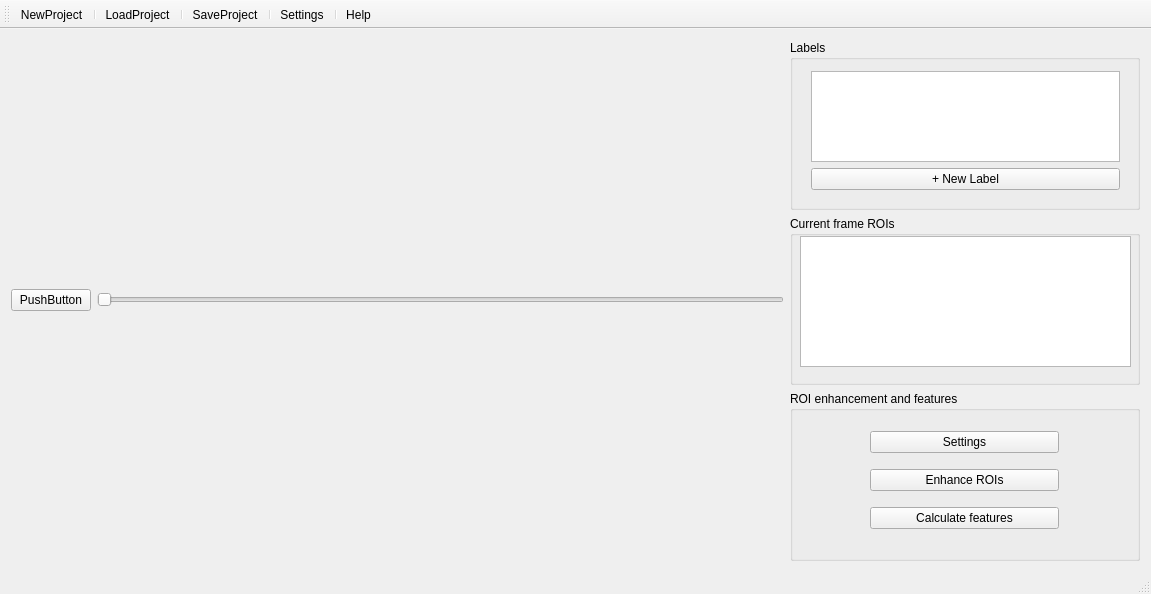
<?xml version="1.0" encoding="UTF-8"?>
<ui version="4.0">
 <class>GTGeneratorClass</class>
 <widget class="QMainWindow" name="GTGeneratorClass">
  <property name="geometry">
   <rect>
    <x>0</x>
    <y>0</y>
    <width>1151</width>
    <height>594</height>
   </rect>
  </property>
  <property name="windowTitle">
   <string>GTGenerator</string>
  </property>
  <widget class="QWidget" name="centralWidget">
   <layout class="QVBoxLayout" name="verticalLayout_3">
    <item>
     <layout class="QHBoxLayout" name="horizontalLayout">
      <item>
       <layout class="QVBoxLayout" name="tagging_layout">
        <item>
         <layout class="QHBoxLayout" name="video_layout"/>
        </item>
        <item>
         <layout class="QHBoxLayout" name="horizontalLayout_6">
          <item>
           <widget class="QPushButton" name="playVideo_button">
            <property name="text">
             <string>PushButton</string>
            </property>
           </widget>
          </item>
          <item>
           <widget class="QSlider" name="video_slider">
            <property name="orientation">
             <enum>Qt::Horizontal</enum>
            </property>
           </widget>
          </item>
         </layout>
        </item>
       </layout>
      </item>
      <item>
       <layout class="QVBoxLayout" name="verticalLayout">
        <item>
         <widget class="QGroupBox" name="labels_group">
          <property name="sizePolicy">
           <sizepolicy hsizetype="MinimumExpanding" vsizetype="Preferred">
            <horstretch>0</horstretch>
            <verstretch>0</verstretch>
           </sizepolicy>
          </property>
          <property name="minimumSize">
           <size>
            <width>300</width>
            <height>0</height>
           </size>
          </property>
          <property name="maximumSize">
           <size>
            <width>350</width>
            <height>16777215</height>
           </size>
          </property>
          <property name="title">
           <string>Labels</string>
          </property>
          <widget class="QWidget" name="verticalLayoutWidget_3">
           <property name="geometry">
            <rect>
             <x>10</x>
             <y>20</y>
             <width>331</width>
             <height>141</height>
            </rect>
           </property>
           <layout class="QVBoxLayout" name="verticalLayout_2">
            <item>
             <widget class="QListWidget" name="listWidget">
              <property name="sizePolicy">
               <sizepolicy hsizetype="Expanding" vsizetype="Expanding">
                <horstretch>0</horstretch>
                <verstretch>0</verstretch>
               </sizepolicy>
              </property>
             </widget>
            </item>
            <item>
             <widget class="QPushButton" name="pushButton">
              <property name="sizePolicy">
               <sizepolicy hsizetype="Expanding" vsizetype="Fixed">
                <horstretch>0</horstretch>
                <verstretch>0</verstretch>
               </sizepolicy>
              </property>
              <property name="text">
               <string>+ New Label</string>
              </property>
             </widget>
            </item>
           </layout>
          </widget>
         </widget>
        </item>
        <item>
         <widget class="QGroupBox" name="currentROI_group">
          <property name="sizePolicy">
           <sizepolicy hsizetype="Fixed" vsizetype="Preferred">
            <horstretch>0</horstretch>
            <verstretch>0</verstretch>
           </sizepolicy>
          </property>
          <property name="minimumSize">
           <size>
            <width>300</width>
            <height>0</height>
           </size>
          </property>
          <property name="maximumSize">
           <size>
            <width>350</width>
            <height>16777215</height>
           </size>
          </property>
          <property name="title">
           <string>Current frame ROIs</string>
          </property>
          <widget class="QTableWidget" name="tableWidget">
           <property name="geometry">
            <rect>
             <x>10</x>
             <y>20</y>
             <width>331</width>
             <height>131</height>
            </rect>
           </property>
          </widget>
         </widget>
        </item>
        <item>
         <widget class="QGroupBox" name="ROIenhance_group">
          <property name="sizePolicy">
           <sizepolicy hsizetype="Fixed" vsizetype="Preferred">
            <horstretch>0</horstretch>
            <verstretch>0</verstretch>
           </sizepolicy>
          </property>
          <property name="minimumSize">
           <size>
            <width>300</width>
            <height>0</height>
           </size>
          </property>
          <property name="maximumSize">
           <size>
            <width>350</width>
            <height>16777215</height>
           </size>
          </property>
          <property name="title">
           <string>ROI enhancement and features</string>
          </property>
          <widget class="QWidget" name="verticalLayoutWidget_4">
           <property name="geometry">
            <rect>
             <x>9</x>
             <y>19</y>
             <width>331</width>
             <height>141</height>
            </rect>
           </property>
           <layout class="QVBoxLayout" name="verticalLayout_4">
            <item>
             <layout class="QHBoxLayout" name="horizontalLayout_2">
              <item>
               <spacer name="horizontalSpacer">
                <property name="orientation">
                 <enum>Qt::Horizontal</enum>
                </property>
                <property name="sizeType">
                 <enum>QSizePolicy::Fixed</enum>
                </property>
                <property name="sizeHint" stdset="0">
                 <size>
                  <width>60</width>
                  <height>20</height>
                 </size>
                </property>
               </spacer>
              </item>
              <item>
               <widget class="QPushButton" name="pushButton_2">
                <property name="text">
                 <string>Settings</string>
                </property>
               </widget>
              </item>
              <item>
               <spacer name="horizontalSpacer_2">
                <property name="orientation">
                 <enum>Qt::Horizontal</enum>
                </property>
                <property name="sizeType">
                 <enum>QSizePolicy::Fixed</enum>
                </property>
                <property name="sizeHint" stdset="0">
                 <size>
                  <width>60</width>
                  <height>20</height>
                 </size>
                </property>
               </spacer>
              </item>
             </layout>
            </item>
            <item>
             <layout class="QHBoxLayout" name="horizontalLayout_3">
              <item>
               <spacer name="horizontalSpacer_4">
                <property name="orientation">
                 <enum>Qt::Horizontal</enum>
                </property>
                <property name="sizeType">
                 <enum>QSizePolicy::Fixed</enum>
                </property>
                <property name="sizeHint" stdset="0">
                 <size>
                  <width>60</width>
                  <height>20</height>
                 </size>
                </property>
               </spacer>
              </item>
              <item>
               <widget class="QPushButton" name="pushButton_3">
                <property name="text">
                 <string>Enhance ROIs</string>
                </property>
               </widget>
              </item>
              <item>
               <spacer name="horizontalSpacer_3">
                <property name="orientation">
                 <enum>Qt::Horizontal</enum>
                </property>
                <property name="sizeType">
                 <enum>QSizePolicy::Fixed</enum>
                </property>
                <property name="sizeHint" stdset="0">
                 <size>
                  <width>60</width>
                  <height>20</height>
                 </size>
                </property>
               </spacer>
              </item>
             </layout>
            </item>
            <item>
             <layout class="QHBoxLayout" name="horizontalLayout_4">
              <item>
               <spacer name="horizontalSpacer_6">
                <property name="orientation">
                 <enum>Qt::Horizontal</enum>
                </property>
                <property name="sizeType">
                 <enum>QSizePolicy::Fixed</enum>
                </property>
                <property name="sizeHint" stdset="0">
                 <size>
                  <width>60</width>
                  <height>20</height>
                 </size>
                </property>
               </spacer>
              </item>
              <item>
               <widget class="QPushButton" name="pushButton_4">
                <property name="text">
                 <string>Calculate features</string>
                </property>
               </widget>
              </item>
              <item>
               <spacer name="horizontalSpacer_5">
                <property name="orientation">
                 <enum>Qt::Horizontal</enum>
                </property>
                <property name="sizeType">
                 <enum>QSizePolicy::Fixed</enum>
                </property>
                <property name="sizeHint" stdset="0">
                 <size>
                  <width>60</width>
                  <height>20</height>
                 </size>
                </property>
               </spacer>
              </item>
             </layout>
            </item>
           </layout>
          </widget>
         </widget>
        </item>
       </layout>
      </item>
     </layout>
    </item>
   </layout>
  </widget>
  <widget class="QToolBar" name="mainToolBar">
   <attribute name="toolBarArea">
    <enum>TopToolBarArea</enum>
   </attribute>
   <attribute name="toolBarBreak">
    <bool>false</bool>
   </attribute>
   <addaction name="actionNewProject"/>
   <addaction name="separator"/>
   <addaction name="actionLoadProject"/>
   <addaction name="separator"/>
   <addaction name="actionSaveProject"/>
   <addaction name="separator"/>
   <addaction name="actionSettings"/>
   <addaction name="separator"/>
   <addaction name="actionHelp"/>
  </widget>
  <widget class="QStatusBar" name="statusBar"/>
  <action name="actionNewProject">
   <property name="icon">
    <iconset>
     <normaloff>Resources/New.png</normaloff>Resources/New.png</iconset>
   </property>
   <property name="text">
    <string>NewProject</string>
   </property>
   <property name="shortcut">
    <string>Ctrl+N</string>
   </property>
  </action>
  <action name="actionLoadProject">
   <property name="icon">
    <iconset>
     <normaloff>Resources/Load.png</normaloff>Resources/Load.png</iconset>
   </property>
   <property name="text">
    <string>LoadProject</string>
   </property>
  </action>
  <action name="actionSaveProject">
   <property name="icon">
    <iconset>
     <normaloff>Resources/Save.png</normaloff>Resources/Save.png</iconset>
   </property>
   <property name="text">
    <string>SaveProject</string>
   </property>
  </action>
  <action name="actionSettings">
   <property name="icon">
    <iconset>
     <normaloff>Resources/Settings.png</normaloff>Resources/Settings.png</iconset>
   </property>
   <property name="text">
    <string>Settings</string>
   </property>
  </action>
  <action name="actionHelp">
   <property name="icon">
    <iconset>
     <normaloff>Resources/Help.png</normaloff>Resources/Help.png</iconset>
   </property>
   <property name="text">
    <string>Help</string>
   </property>
  </action>
 </widget>
 <layoutdefault spacing="6" margin="11"/>
 <resources>
  <include location="gtgenerator.qrc"/>
 </resources>
 <connections/>
</ui>
